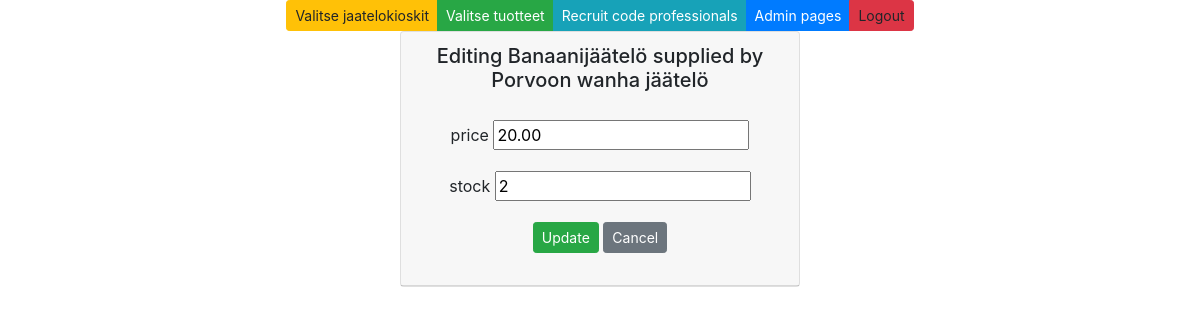
The app's page /muokkaa-tuote-get/4/ with its own data.
### app/models.py (models this page shows, shortened)
class Tuote(models.Model):
    tuotenimi = models.CharField(max_length = 20, default = "banaanijaatelo")
    pakkauskoko = models.CharField(max_length = 20, default = 3)
    hinta = models.DecimalField(max_digits=8, decimal_places=2, default=1.00)
    varastomaara = models.IntegerField(default = 3)
    jaatelokioski = models.ForeignKey(Jaatelokioski, on_delete=models.CASCADE)

class Jaatelokioski(models.Model):
    nimi = models.CharField(max_length = 50, default="firma")
    kontakti = models.CharField(max_length = 50, default="firma")
    osoite = models.CharField(max_length = 100, default="firma")
    puhelinnumero = models.CharField(max_length = 20, default="firma")
    sahkopostiosoite = models.CharField(max_length = 50, default="firma")
    maa = models.CharField(max_length = 50, default="firma")

### app/views.py (the view)
# urls.py: path('muokkaa-tuote-get/<int:id>/', muokkaa_tuote_get, name='muokkaa_tuote_get'),
def muokkaa_tuote_get(request, id):
    tuote = get_object_or_404(Tuote, id=id)
    context = {'tuote': tuote}
    return render(request, "muokkaa_tuote.html", context)

### app/templates/muokkaa_tuote.html (shortened to what this page needs)
{% extends 'index.html' %}
{% block content %}
<div class="card" style="width: 25rem;">
    <div class="card-header">
        <h5>Editing {{tuote.tuotenimi}} supplied by {{tuote.jaatelokioski.nimi}}</h5>
        <div class="card-body">
            <form method="post" action="/muokkaa-tuote-post/{{tuote.id}}/">
                <div class="form-group">
                    <label>price</label>
                    <input type="number" name="hinta" value={{tuote.hinta}}>
                </div>
                <div class="form-group">
                    <label>stock</label>
                    <input type="number" name="varastomaara" value={{tuote.varastomaara}}>
                </div>
                <input type="submit" value="Update" class="btn btn-success btn-sm">
                <input type="button" onclick="window.location.href='/tuotteet'" id="hide-btn"
                    class="btn btn-secondary btn-sm" value="Cancel">
            </form>
        </div>
    </div>
</div>
{% endblock %}

### records on screen
Tuote: tuotenimi "Banaanijäätelö", jaatelokioski.nimi "Porvoon wanha jäätelö", hinta "20.00", varastomaara "2"
